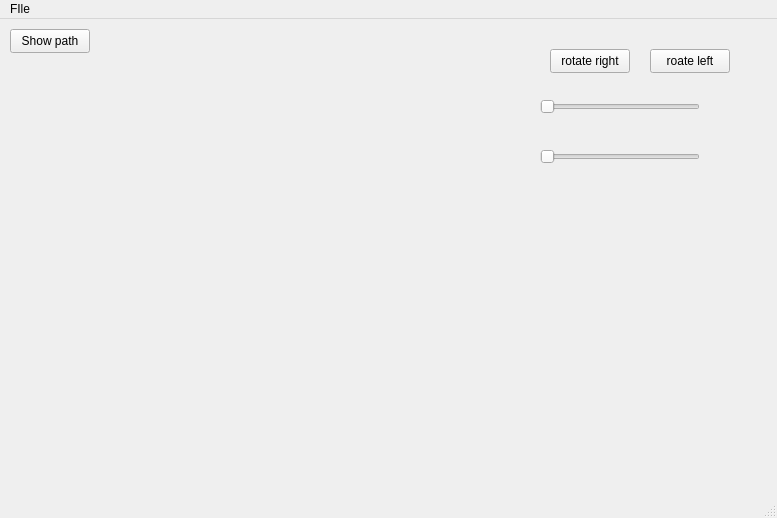
<?xml version="1.0" encoding="UTF-8"?>
<ui version="4.0">
 <class>EditWindow</class>
 <widget class="QMainWindow" name="EditWindow">
  <property name="geometry">
   <rect>
    <x>0</x>
    <y>0</y>
    <width>777</width>
    <height>518</height>
   </rect>
  </property>
  <property name="windowTitle">
   <string>MainWindow</string>
  </property>
  <widget class="QWidget" name="centralwidget">
   <widget class="QVTKWidget" name="original" native="true">
    <property name="geometry">
     <rect>
      <x>10</x>
      <y>60</y>
      <width>201</width>
      <height>251</height>
     </rect>
    </property>
   </widget>
   <widget class="QVTKWidget" name="edit" native="true">
    <property name="geometry">
     <rect>
      <x>230</x>
      <y>60</y>
      <width>241</width>
      <height>301</height>
     </rect>
    </property>
   </widget>
   <widget class="QPushButton" name="pushButton">
    <property name="geometry">
     <rect>
      <x>10</x>
      <y>10</y>
      <width>80</width>
      <height>24</height>
     </rect>
    </property>
    <property name="text">
     <string>Show path</string>
    </property>
   </widget>
   <widget class="QSlider" name="horizontalSlider">
    <property name="geometry">
     <rect>
      <x>540</x>
      <y>80</y>
      <width>160</width>
      <height>16</height>
     </rect>
    </property>
    <property name="orientation">
     <enum>Qt::Horizontal</enum>
    </property>
   </widget>
   <widget class="QPushButton" name="rRotate">
    <property name="geometry">
     <rect>
      <x>550</x>
      <y>30</y>
      <width>80</width>
      <height>24</height>
     </rect>
    </property>
    <property name="text">
     <string>rotate right</string>
    </property>
   </widget>
   <widget class="QPushButton" name="lRotate">
    <property name="geometry">
     <rect>
      <x>650</x>
      <y>30</y>
      <width>80</width>
      <height>24</height>
     </rect>
    </property>
    <property name="text">
     <string>roate left</string>
    </property>
   </widget>
   <widget class="QSlider" name="sharpnessSlider">
    <property name="geometry">
     <rect>
      <x>540</x>
      <y>130</y>
      <width>160</width>
      <height>16</height>
     </rect>
    </property>
    <property name="orientation">
     <enum>Qt::Horizontal</enum>
    </property>
   </widget>
  </widget>
  <widget class="QMenuBar" name="menubar">
   <property name="geometry">
    <rect>
     <x>0</x>
     <y>0</y>
     <width>777</width>
     <height>21</height>
    </rect>
   </property>
   <widget class="QMenu" name="menuFIle">
    <property name="title">
     <string>FIle</string>
    </property>
   </widget>
   <addaction name="menuFIle"/>
  </widget>
  <widget class="QStatusBar" name="statusbar"/>
 </widget>
 <customwidgets>
  <customwidget>
   <class>QVTKWidget</class>
   <extends>QWidget</extends>
   <header location="global">qvtkwidget.h</header>
   <container>1</container>
  </customwidget>
 </customwidgets>
 <resources/>
 <connections/>
</ui>
